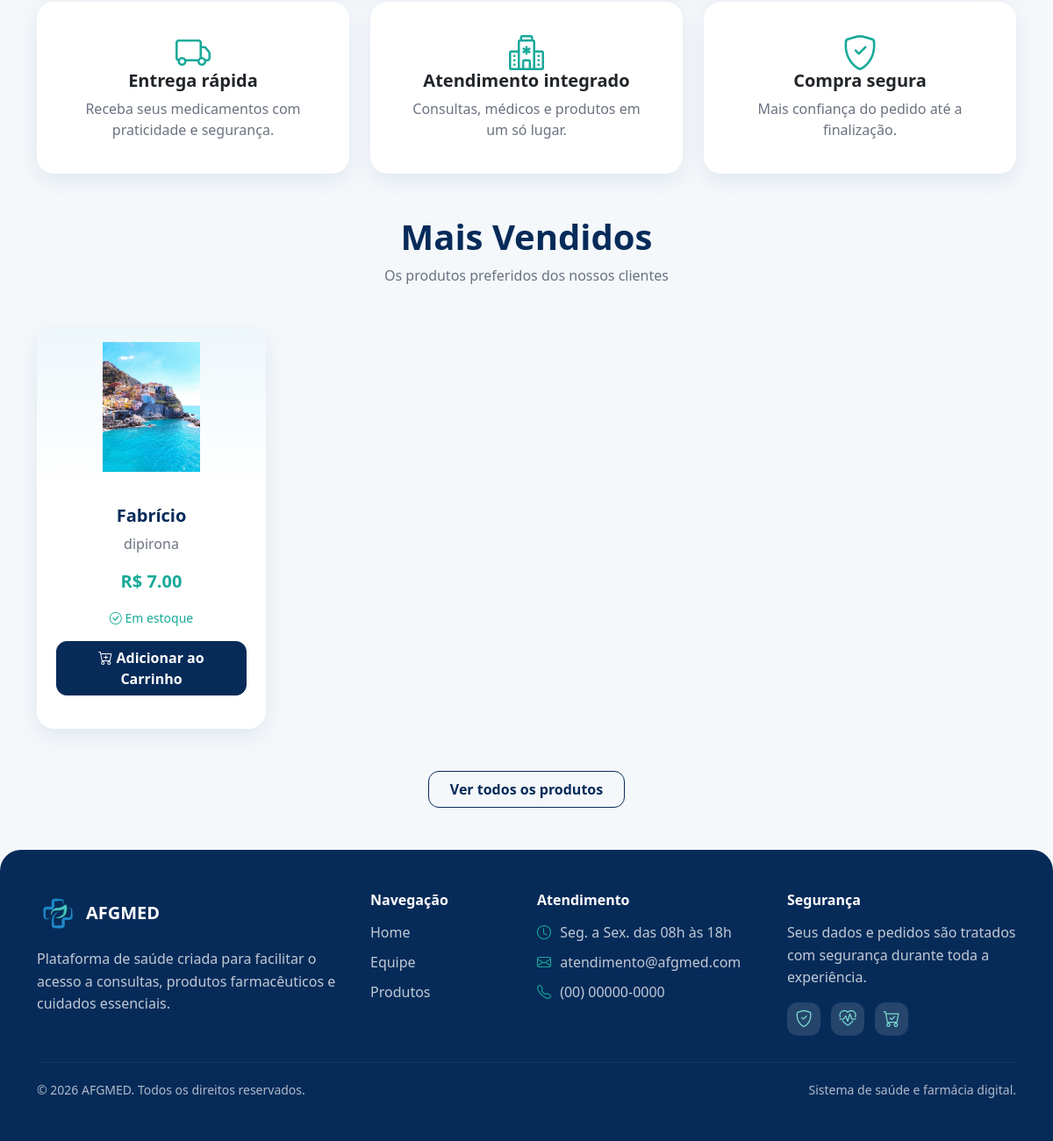
Before: / (lower part) with the older database file.
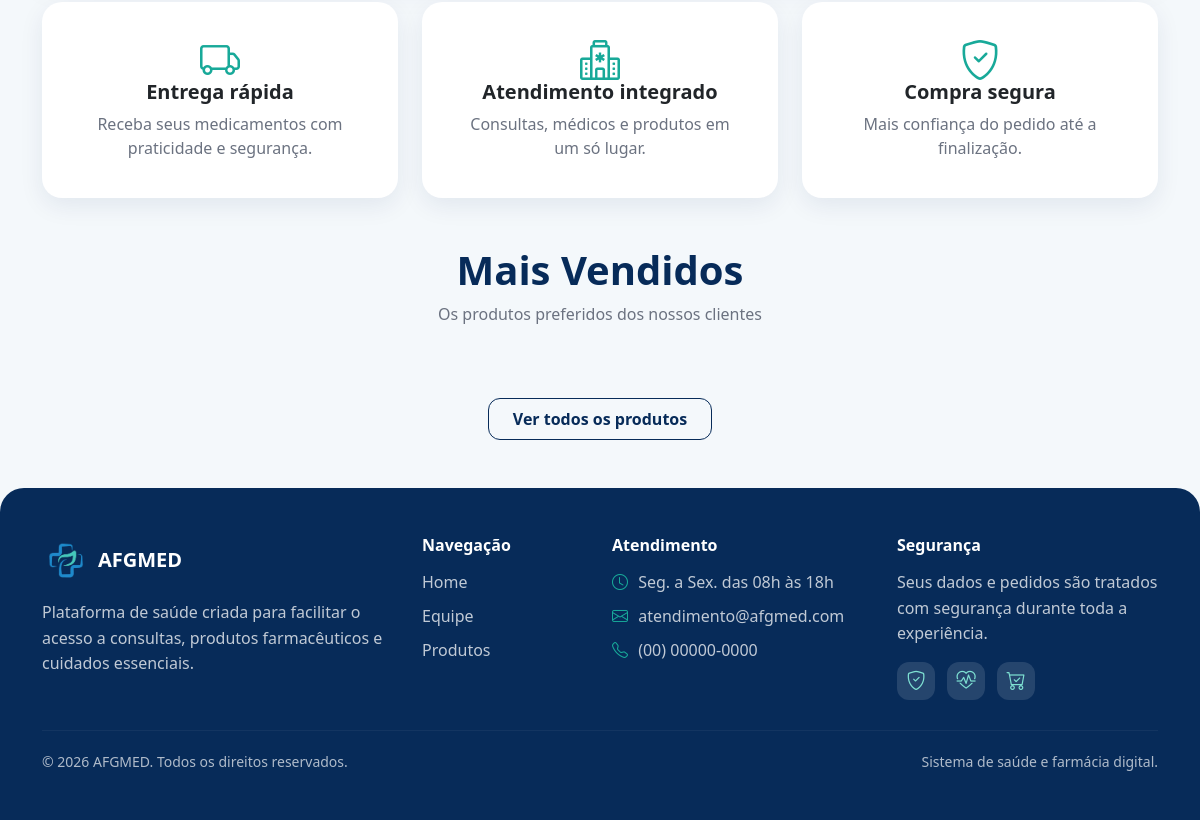
After: the same page with the newer database file.
### projetoafgmed/models.py (models this page shows)
class Produto(database.Model):
    id = database.Column(database.Integer, primary_key=True)
    nome = database.Column(database.String, nullable=False)
    descricao = database.Column(database.String)
    preco = database.Column(database.Float, nullable=False)
    estoque = database.Column(database.Integer, default=0)
    foto = database.Column(database.String, default="default.jpg")
    ativo = database.Column(database.Boolean, default=True, nullable=False)
    destaque_home = database.Column(database.Boolean, default=False, nullable=False)
    data_criacao = database.Column(database.DateTime, nullable=False, default=datetime.utcnow)

### projetoafgmed/routes.py (the view)
@app.route("/")
def homepage():
    produtos_destaque = Produto.query.filter_by(ativo=True, destaque_home=True).limit(4).all()
    return render_template("homepage.html", produtos=produtos_destaque)

### projetoafgmed/routes.py (called while the page is built, shortened)
@app.context_processor
def carrinho_global():
    return {
        "carrinho": None,
        "itens_carrinho": [],
        "total_carrinho": 0,
        "quantidade_carrinho": 0
    }

### projetoafgmed/templates/homepage.html (shortened to what this page needs)
{% extends "base.html" %}
{% block content %}
<div class="row g-4 mb-5">
    <div class="col-md-4">
        <div class="card h-100 text-center shadow-sm p-3">
            <div class="card-body">
                <i class="bi bi-truck fs-1 text-success mb-3"></i>
                <h5 class="fw-bold">Entrega rápida</h5>
                <p class="text-muted mb-0">
                    Receba seus medicamentos com praticidade e segurança.
                </p>
            </div>
        </div>
    </div>
    <div class="col-md-4">
        <div class="card h-100 text-center shadow-sm p-3">
            <div class="card-body">
                <i class="bi bi-hospital fs-1 text-success mb-3"></i>
                <h5 class="fw-bold">Atendimento integrado</h5>
                <p class="text-muted mb-0">
                    Consultas, médicos e produtos em um só lugar.
                </p>
            </div>
        </div>
    </div>
    <div class="col-md-4">
        <div class="card h-100 text-center shadow-sm p-3">
            <div class="card-body">
                <i class="bi bi-shield-check fs-1 text-success mb-3"></i>
                <h5 class="fw-bold">Compra segura</h5>
                <p class="text-muted mb-0">
                    Mais confiança do pedido até a finalização.
                </p>
            </div>
        </div>
    </div>
</div>
<h1 class="text-center mb-2 fw-bold" style="color: #072B59;">
    Mais Vendidos
</h1>
<p class="text-center text-muted mb-4">
    Os produtos preferidos dos nossos clientes
</p>
<div class="row row-cols-1 row-cols-md-4 g-4 mt-3">
    {% for produto in produtos %}
    <div class="col">
        <div class="card h-100 text-center shadow-sm">
            <img src="{{ url_for('static', filename='fotos_produtos/' + produto.foto) }}"
                 class="card-img-top p-3"
                 style="height:180px; object-fit:contain;"
                 alt="{{ produto.nome }}">
            <div class="card-body d-flex flex-column">
                <h5 class="card-title fw-bold" style="color: #072B59;">
                    {{ produto.nome }}
                </h5>
                <p class="card-text text-truncate text-muted">
                    {{ produto.descricao }}
                </p>
                <p class="fw-bold text-success fs-5">
                    R$ {{ '%.2f' % produto.preco }}
                </p>
                {% if produto.estoque > 0 %}
                    <small class="text-success mb-3">
                        <i class="bi bi-check-circle"></i>
                        Em estoque
                    </small>
                    <form action="{{ url_for('adicionar_carrinho', id_produto=produto.id) }}"
                          method="post"
                          class="mt-auto">
                        <button type="submit" class="btn btn-primary w-100">
                            <i class="bi bi-cart-plus"></i>
                            Adicionar ao Carrinho
                        </button>
                    </form>
                {% endif %}
            </div>
        </div>
    </div>
    {% endfor %}
</div>
<div class="text-center mt-5">
    <a href="{{ url_for('produtos') }}" class="btn btn-outline-primary px-4 py-2 fw-bold">
        Ver todos os produtos
    </a>
</div>
{% endblock %}

Changed rows visible on the page:
no longer on this page (row edited): Produto: foto (picture), nome "Fabrício", descricao "dipirona", preco "7.00"
